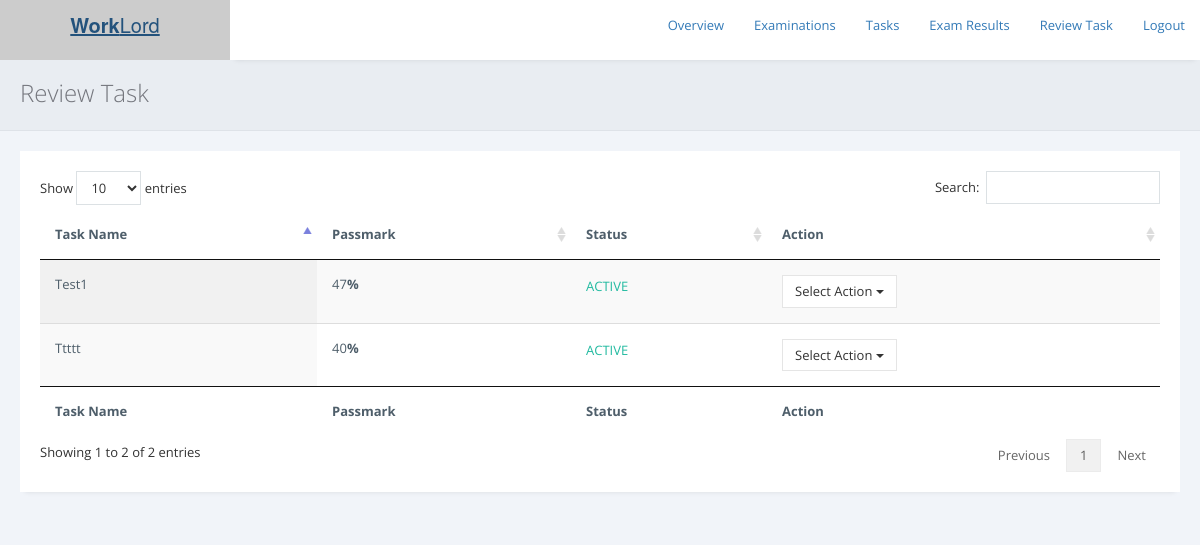
Screenshot of /exams/admin/reviewtask.php with the database file from the repository.
### tables this page shows
CREATE TABLE `tasks` (
  `task_id` varchar(255) NOT NULL,
  `task_name` varchar(255) NOT NULL,
  `passmark` int(255) NOT NULL,
  `terms` longtext NOT NULL,
  `status` varchar(255) NOT NULL DEFAULT 'Inactive',
  `question` longtext NOT NULL
);

### exams/admin/reviewtask.php (the view, shortened to what this page needs)
<?php
include 'includes/check_reply.php';
?>
<!DOCTYPE html>
<html>
<head>
<link rel="stylesheet" href="https://cdnjs.cloudflare.com/ajax/libs/twitter-bootstrap/3.3.7/css/bootstrap.min.css">
<link rel="stylesheet" href="https://cdnjs.cloudflare.com/ajax/libs/font-awesome/4.7.0/css/font-awesome.min.css">
<link rel="stylesheet" href="https://cdnjs.cloudflare.com/ajax/libs/ionicons/2.0.1/css/ionicons.min.css">
<link rel="stylesheet" href="../../css/AdminLTE.min.css">
        <link href="../assets/plugins/pace-master/themes/blue/pace-theme-flash.css" rel="stylesheet"/>
        <link href="../assets/plugins/uniform/css/uniform.default.min.css" rel="stylesheet"/>
        <link href="../assets/plugins/bootstrap/css/bootstrap.min.css" rel="stylesheet" type="text/css"/>
        <link href="../assets/plugins/fontawesome/css/font-awesome.css" rel="stylesheet" type="text/css"/>
        <link href="../assets/plugins/line-icons/simple-line-icons.css" rel="stylesheet" type="text/css"/>
        <link href="../assets/plugins/offcanvasmenueffects/css/menu_cornerbox.css" rel="stylesheet" type="text/css"/>
        <link href="../assets/plugins/waves/waves.min.css" rel="stylesheet" type="text/css"/>
        <link href="../assets/plugins/switchery/switchery.min.css" rel="stylesheet" type="text/css"/>
        <link href="../assets/plugins/3d-bold-navigation/css/style.css" rel="stylesheet" type="text/css"/>
        <link href="../assets/plugins/slidepushmenus/css/component.css" rel="stylesheet" type="text/css"/>
        <link href="../assets/plugins/datatables/css/jquery.datatables.min.css" rel="stylesheet" type="text/css"/>
        <link href="../assets/plugins/datatables/css/jquery.datatables_themeroller.css" rel="stylesheet" type="text/css"/>
        <link href="../assets/plugins/x-editable/bootstrap3-editable/css/bootstrap-editable.css" rel="stylesheet" type="text/css">
        <link href="../assets/plugins/bootstrap-datepicker/css/datepicker3.css" rel="stylesheet" type="text/css"/>
		<link href="../assets/plugins/select2/css/select2.min.css" rel="stylesheet" type="text/css"/>
        <link href="../assets/css/modern.min.css" rel="stylesheet" type="text/css"/>
        <link href="../assets/css/themes/green.css" class="theme-color" rel="stylesheet" type="text/css"/>
        <link href="../assets/css/custom.css" rel="stylesheet" type="text/css"/>
        <link href="../assets/css/snack.css" rel="stylesheet" type="text/css"/>
        <link href="../assets/plugins/summernote-master/summernote.css" rel="stylesheet" type="text/css"/>
        <link href="../assets/plugins/bootstrap-datepicker/css/datepicker3.css" rel="stylesheet" type="text/css"/>
        <link href="../assets/plugins/bootstrap-colorpicker/css/colorpicker.css" rel="stylesheet" type="text/css"/>
        <link href="../assets/plugins/bootstrap-tagsinput/bootstrap-tagsinput.css" rel="stylesheet" type="text/css"/>
        <link href="../assets/plugins/bootstrap-timepicker/css/bootstrap-timepicker.min.css" rel="stylesheet" type="text/css"/>
    </head>
    <body <?php if ($ms == "1") { print 'onload="myFunction()"'; } ?> >
        <main class="content-wrap">
  <header class="main-header">
    <a href="../../index.php" class="logo logo-bg">
      <span class="logo-lg"><b>Work</b>Lord</span>
    </a>
    <nav class="navbar navbar-static-top">
      <div class="navbar-custom-menu">
        <ul class="nav navbar-nav">
		<li><a href="./">Overview</a></li>
		<li><a href="examinations.php">Examinations</a></li>
		<li><a href="tasks.php">Tasks</a></li>
		<li><a href="results.php">Exam Results</a></li>
		<li><a href="reviewtask.php">Review Task</a></li>
		<li><a href="../../logout.php">Logout</a></li>
        </ul>
      </div>
    </nav>
  </header>
            <div class="page-inner">
                <div class="page-title">
                    <h3>Review Task</h3>
                </div>
                <div id="main-wrapper">
                    <div class="row">
                        <div class="col-md-12">
						<div class="row">
                            <div class="col-md-12">
                                <div class="panel panel-white">
                                    <div class="panel-body">
                                    <div class="table-responsive">
										   <?php
										   include '../../db.php';
										   $sql = "SELECT * FROM tasks";
                                           $result = $conn->query($sql);
                                           if ($result->num_rows > 0) {
										print '
										<table id="example" class="display table" style="width: 100%; cellspacing: 0;">
                                        <thead>
                                            <tr>
                                                <th>Task Name</th>
												<th>Passmark</th>
												<th>Status</th>
                                                <th>Action</th>
                                            </tr>
                                        </thead>
                                        <tfoot>
                                            <tr>
                                                <th>Task Name</th>
												<th>Passmark</th>
												<th>Status</th>
                                                <th>Action</th>
                                            </tr>
                                        </tfoot>
                                        <tbody>';
                                           while($row = $result->fetch_assoc()) {
											   $status = $row['status'];
											   if ($status == "Active") {
											   $st = '<p class="text-success">ACTIVE</p>';
											   }else{
											   $st = '<p class="text-danger">INACTIVE</p>';
											   }
                                          print '
										       <tr>
                                                <td>'.$row['task_name'].'</td>
												<td>'.$row['passmark'].'<b>%</b></td>
												<td>'.$st.'</td>
                                                <td><div class="btn-group" role="group">
                                                <button type="button" class="btn btn-default dropdown-toggle" data-toggle="dropdown" aria-expanded="false">
                                                    Select Action
                                                    <span class="caret"></span>
                                                </button>
                                                <ul class="dropdown-menu" role="menu">
													<li><a href="view-tasks.php?tid='.$row['task_id'].'">Review Task</a></li>
                                                </ul>
                                            </div></td>
                                            </tr>';
                                           }
										   print '
									   </tbody>
                                       </table>  ';
                                            } else {
											print '
												<div class="alert alert-info" role="alert">
                                        Nothing was found in database.
                                    </div>';
                                           }
										   ?>
                                    </div>
                                    </div>
                                </div>
                            </div>
                        </div>
                        </div>
                    </div>
                </div>
            </div>
        </main>
    </body>
</html>

### rows the page displays
tasks: task_name "Test1", passmark "47", status "ACTIVE"
tasks: task_name "Ttttt", passmark "40", status "ACTIVE"
